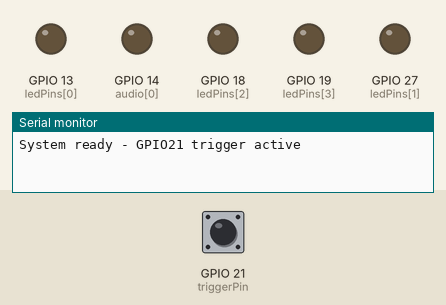
Bench run of a sketch on a simulated ESP32. On the bench: output pins drawn as LEDs (lit = HIGH), the last lines printed to the serial monitor. The inputs (shaded band) are chosen by the test bench; at power-on: GPIO 21 (triggerPin) HIGH. Random numbers use the default seed unless the sketch sets one; pins used as bus, display or sensor lines are not drawn.

Above: at 1.2 s.
1.3 s: GPIO 21 (triggerPin) pulled LOW for 0.15 s
At 1.5 s:
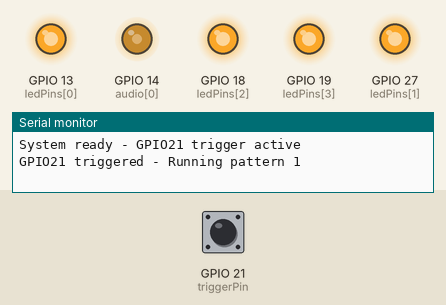
4.3 s: GPIO 21 (triggerPin) pulled LOW for 1 s
At 5.3 s:
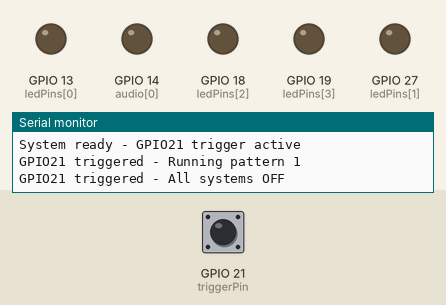
6.8 s: GPIO 21 (triggerPin) pulled LOW for 0.15 s
At 7.9 s:
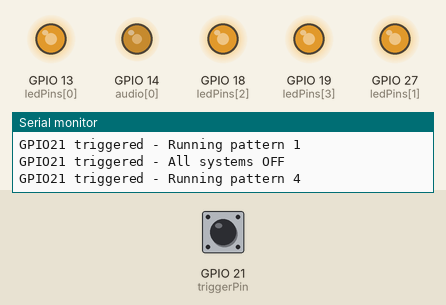
9.9 s: GPIO 21 (triggerPin) pulled LOW for 3.2 s
At 10.6 s:
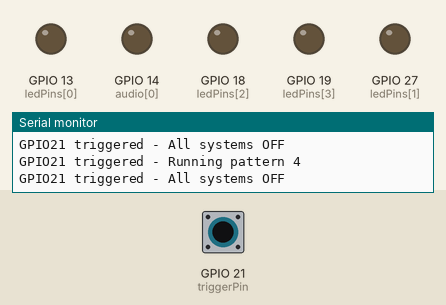
14.6 s: GPIO 21 (triggerPin) pulled LOW for 0.15 s
At 19.8 s:
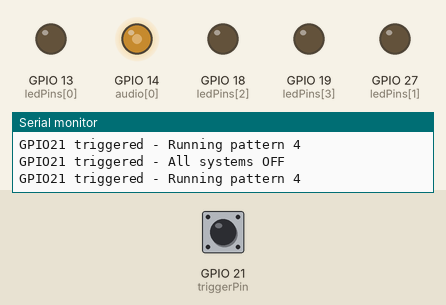
Timing chart, 0 to 21.0 s (numbered marks = the images above; inputs shaded):
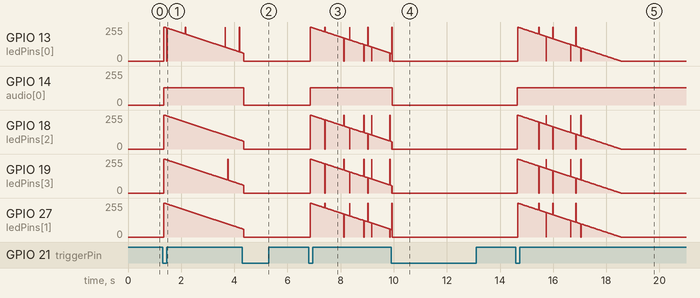

Measured:
- after the input at 1.3 s, GPIO 14 (audio[0]): 0/255 → 128/255 after 0.05 s; GPIO 19 (ledPins[3]): ramps from 255/255 to 62/255 and jumps back, once every 2.4 s
- after the input at 4.3 s, GPIO 14 (audio[0]): 128/255 → 0/255 after 0.05 s
- after the input at 6.8 s, GPIO 14 (audio[0]): 0/255 → 128/255 after 0.05 s
- after the input at 9.9 s, GPIO 14 (audio[0]): 128/255 → 0/255 after 0.05 s
- after the input at 14.6 s, GPIO 14 (audio[0]): 0/255 → 128/255 after 0.05 s

The sketch:

DesignRnD.ino
```cpp
const int ledPins[] = {13, 27, 18, 19};
const int numLeds = sizeof(ledPins) / sizeof(ledPins[0]);
const int audio[] = {14};
const int numAudio = sizeof(audio) / sizeof(audio[0]);
const int sirenfreq[] = {2000, 5000};
const int numfreq = sizeof(sirenfreq) / sizeof(sirenfreq[0]);
int PatternArray[] = {1, 2};
int ParraySize = sizeof(PatternArray) / sizeof(PatternArray[0]);
const int PWMfreq = 5000;
const int ledcResolution = 8;
const int ledcDutyCycle = (1 << (ledcResolution - 1));
int receivedValue = 0;
unsigned long lastToggleTimes[10];
unsigned long blinkDurations[10];
bool ledStates[10];

// GPIO21 trigger pin
const int triggerPin = 21;
bool lastTriggerState = HIGH;
bool currentTriggerState = HIGH;
unsigned long lastDebounceTime = 0;
const unsigned long debounceDelay = 50; // 50ms debounce

// State variables
int currentDutyCycle = 255;
unsigned long lastUpdate = 0;
bool fadingPhase = true;
bool pwmActive = false;

void setup() {
  Serial.begin(9600);
  Serial.println("System ready - GPIO21 trigger active");

  // Setup trigger pin with internal pullup resistor
  pinMode(triggerPin, INPUT_PULLUP);

  for (int i = 0; i < numLeds; i++) {
    pinMode(ledPins[i], OUTPUT);
    digitalWrite(ledPins[i], LOW);
    lastToggleTimes[i] = millis();
    blinkDurations[i] = random(100, 1000);
    ledStates[i] = false;
  }
  for (int i = 0; i < numAudio; i++) {
    pinMode(audio[i], OUTPUT);
  }
  randomSeed(analogRead(0));
}

bool readTriggerPin() {
  bool reading = digitalRead(triggerPin);

  // Check if the state has changed (debounce logic)
  if (reading != lastTriggerState) {
    lastDebounceTime = millis();
  }

  // If enough time has passed since the last state change
  if ((millis() - lastDebounceTime) > debounceDelay) {
    // If the state has actually changed
    if (reading != currentTriggerState) {
      currentTriggerState = reading;
      lastTriggerState = reading;

      // Return true on falling edge (button press, since we use pullup)
      if (currentTriggerState == LOW) {
        return true;
      }
    }
  }

  lastTriggerState = reading;
  return false;
}

void PWMStart() {
  if (!pwmActive) {
    currentDutyCycle = 255;
    fadingPhase = true;
    pwmActive = true;
    lastUpdate = millis();
    // Attach ALL LEDs at once
    for (int i = 0; i < numLeds; i++) {
      ledcAttachChannel(ledPins[i], PWMfreq, ledcResolution, i);
    }
  }
}

bool PWMUpdate() {
  if (!pwmActive || millis() - lastUpdate < (fadingPhase ? 15 : 100)) {
    return false;
  }

  lastUpdate = millis();

  if (fadingPhase) {
    // Fade ALL LEDs together
    for (int i = 0; i < numLeds; i++) {
      ledcWrite(ledPins[i], currentDutyCycle);
    }
    currentDutyCycle--;
    if (currentDutyCycle < 0) {
      // Switch ALL to digital HIGH
      for (int i = 0; i < numLeds; i++) {
        ledcDetach(ledPins[i]);
        pinMode(ledPins[i], OUTPUT);
        digitalWrite(ledPins[i], HIGH);
      }
      fadingPhase = false;
    }
  } else {
    // Turn ALL LEDs OFF and complete
    for (int i = 0; i < numLeds; i++) {
      digitalWrite(ledPins[i], LOW);
    }
    pwmActive = false;
    return true;
  }

  return false;
}

void randomLionLightsConcurrent() {
  unsigned long currentTime = millis();
  for (int i = 0; i < numLeds; i++) {
    if (currentTime - lastToggleTimes[i] >= blinkDurations[i]) {
      ledStates[i] = !ledStates[i];
      digitalWrite(ledPins[i], ledStates[i] ? HIGH : LOW);
      blinkDurations[i] = random(100, 1000);
      lastToggleTimes[i] = currentTime;
    }
  }
}

void acceleratingBlinkPatternNonBlocking(int startDelay, int endDelay, int stepDelay) {
  static unsigned long lastTime = 0;
  static int currentDelay = startDelay;
  static bool patternState = false;
  static int fastBlinkCount = 0;
  static bool inFastBlink = false;
  static bool initialized = false;
  static int savedStartDelay = 0; // Store original start delay

  // Initialize only once or when parameters change
  if (!initialized || startDelay != savedStartDelay) {
    currentDelay = startDelay;
    savedStartDelay = startDelay;
    patternState = false;
    fastBlinkCount = 0;
    inFastBlink = false;
    initialized = true;
  }

  unsigned long currentTime = millis();
  if (currentTime - lastTime >= (inFastBlink ? endDelay : currentDelay)) {
    lastTime = currentTime;
    patternState = !patternState;

    // First half of LEDs (LED1, LED2)
    for (int i = 0; i < numLeds / 2; i++) {
      digitalWrite(ledPins[i], patternState ? HIGH : LOW);
    }

    // Second half of LEDs (LED3, LED4) - opposite state
    for (int i = numLeds / 2; i < numLeds; i++) {
      digitalWrite(ledPins[i], patternState ? LOW : HIGH);
    }

    if (!inFastBlink) {
      currentDelay -= stepDelay;
      if (currentDelay <= endDelay) {
        inFastBlink = true;
        currentDelay = endDelay;
        fastBlinkCount = 0;
      }
    } else {
      fastBlinkCount++;
      if (fastBlinkCount >= 10) { // Increased from 5 to 10 for more fast blinks
        currentDelay = startDelay;
        inFastBlink = false;
        fastBlinkCount = 0;
        // Don't reset initialized here - let it continue running
      }
    }
  }
}

void updateSiren(int delayTime) {
  static unsigned long lastTime = 0;
  static bool highTone = false;
  static bool sirenAttached = false;

  if (millis() - lastTime >= delayTime) {
    lastTime = millis();
    if (!sirenAttached) {
      ledcAttachChannel(audio[0], 2000, ledcResolution, 5);
      sirenAttached = true;
    }
    highTone = !highTone;
    ledcChangeFrequency(audio[0], highTone ? 5000 : 2000, ledcResolution);
    ledcWrite(audio[0], ledcDutyCycle);
  }
}

void BuzzerSweep(int minFreq, int maxFreq, int stepSize, int delayMs) {
  static unsigned long lastTime = 0;
  static int freq = minFreq;
  static int direction = stepSize;
  static bool attached = false;
  static int lastMinFreq = 0, lastMaxFreq = 0, lastStep = 0;

  if (minFreq != lastMinFreq || maxFreq != lastMaxFreq || stepSize != lastStep) {
    freq = minFreq;
    direction = stepSize;
    lastMinFreq = minFreq;
    lastMaxFreq = maxFreq;
    lastStep = stepSize;
  }

  if (millis() - lastTime >= delayMs) {
    lastTime = millis();
    if (!attached) {
      ledcAttachChannel(audio[0], freq, ledcResolution, 5);
      attached = true;
    }
    freq += direction;
    if (freq >= maxFreq || freq <= minFreq) direction = -direction;
    ledcChangeFrequency(audio[0], freq, ledcResolution);
    ledcWrite(audio[0], ledcDutyCycle);
  }
}

void blinkSequenceNonBlocking(int delayTime) {
  static unsigned long lastTime = 0;
  static int blinkCount = 1;
  static int currentBlink = 0;
  static bool ledOn = false;
  static bool inPause = false;
  static bool initialized = false;

  if (!initialized) {
    blinkCount = 1;
    currentBlink = 0;
    ledOn = false;
    inPause = false;
    initialized = true;
  }

  unsigned long currentTime = millis();
  if (currentTime - lastTime >= (inPause ? 500 : delayTime)) {
    lastTime = currentTime;

    if (inPause) {
      inPause = false;
      blinkCount++;
      currentBlink = 0;
      if (blinkCount > 3) {
        blinkCount = 1;
        initialized = false; // Reset for next call
        return;
      }
    } else {
      ledOn = !ledOn;
      for (int j = 0; j < numLeds; j++) {
        digitalWrite(ledPins[j], ledOn ? HIGH : LOW);
      }
      if (!ledOn) {
        currentBlink++;
        if (currentBlink >= blinkCount) {
          inPause = true;
        }
      }
    }
  }
}

int selectPattern() {
  // Option 1: Cycle through patterns (0, 1, 0, 1, ...)
  // static int lastPattern = -1;
  // lastPattern = (lastPattern + 1) % 2; // Alternate between 0 and 1
  // return lastPattern;

  // Option 2: Randomly select a pattern
  return random(0, 4); // Randomly choose 0 or 1
}

void loop() {
  static bool pwmRequested = false;
  static int lastReceivedValue = 0;
  static int currentPattern = 0; // Track the selected pattern (0 or 1)
  static bool systemActive = false; // Track if system is currently active

  // Check for GPIO21 trigger
  if (readTriggerPin()) {
    if (!systemActive) {
      // Turn system ON - equivalent to entering "1"
      pwmRequested = true;
      systemActive = true;
      currentPattern = selectPattern();
      Serial.println("GPIO21 triggered - Running pattern " + String(currentPattern + 1));
    } else {
      // Turn system OFF - equivalent to entering "0"
      ledcWrite(audio[0], 0);
      for (int i = 0; i < numLeds; i++) {
        digitalWrite(ledPins[i], LOW);
      }
      systemActive = false;
      pwmActive = false;
      pwmRequested = false;
      Serial.println("GPIO21 triggered - All systems OFF");
    }
  }

  // Execute the selected pattern if system is active
  if (systemActive) {
    // Handle PWM start if requested
    if (pwmRequested && !pwmActive) {
      PWMStart();
    }

    // Continue with pattern execution based on currentPattern
    if (currentPattern == 0) {
      // Pattern 0 logic - add your specific pattern here
      randomLionLightsConcurrent();
      updateSiren(100);
    } else if (currentPattern == 1) {
      // Pattern 1 logic - add your specific pattern here
      acceleratingBlinkPatternNonBlocking(500, 50, 25);
      BuzzerSweep(1000, 3000, 50, 10);
    } else if (currentPattern == 2) {
      // Pattern 2 logic
      blinkSequenceNonBlocking(200);
      updateSiren(200);
    } else if (currentPattern == 3) {
      // Pattern 3 logic
      acceleratingBlinkPatternNonBlocking(300, 75, 15);
      BuzzerSweep(500, 4000, 100, 5);
    }

    // Update PWM if active
    if (PWMUpdate()) {
      pwmRequested = false;
    }
  }
}
```
